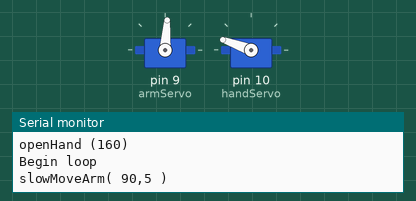
The sketch below on a simulated Arduino Uno, built with avr-gcc and run on an emulated ATmega328P. Shown: 2 × servo, the last lines printed to the serial monitor.

Above: at 1.05 s.
At 5.45 s:
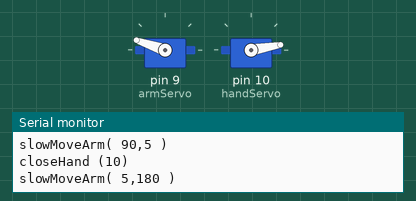
At 10.65 s:
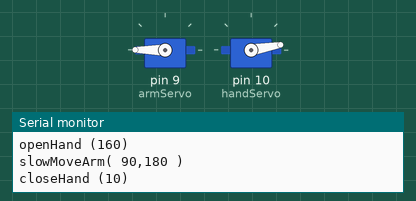
At 15.25 s:
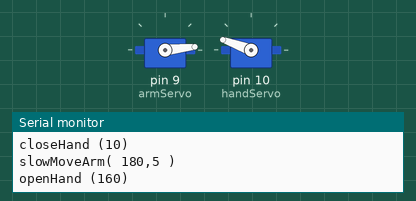
Timing chart, 0 to 20.9 s (numbered marks = the images above):
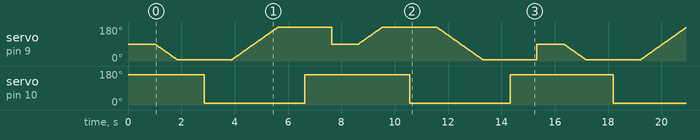

The sketch:

Robot_Arm_v1b.ino
```cpp
/*
Children's Museum of Bozeman STEAMlab
Robotic Arm Sketch #1
"What Should I Do With The Empty Roll?"

Use a robotic arm to move an empty toilet paper roll from one side of
an exhibit to the other ... perpetually.

 Sweep a servo back and forth through its full range of motion.

Adapted from SparkFun SIK

Servos:
 A "servo", short for servomotor, is a motor that includes
 feedback circuitry that allows it to be commanded to move to
 specific positions. The two servos used here are on the small side. Larger servos
 are used extensively in robotics to control mechanical arms,
 hands, etc. You could use a small servo to make a (tiny) robot arm,
 aircraft control surface, or anywhere something needs to be
 moved to specific positions.

Hardware connections:
 The servo has a cable attached to it with three wires.
 Because the cable ends in a socket, you could use jumper wires
 to connect between the Arduino and any one servo. In this case, since
 There are more than one servo, it's best to use a breadboard to
 interface with the Arduino.

 Connect the RED wire (power) to 5 Volts (5V)
 Connect the WHITE wire (signal) to digital pin 9
 Connect the BLACK wire (ground) to ground (GND)

 Note that servos can use a lot of power, which can cause your
 Arduino to reset or behave erratically. If you're using large
 servos or many of them, it's best to provide them with their
 own separate 5V supply. See this Arduino Forum thread for info:
 http://www.arduino.cc/cgi-bin/yabb2/YaBB.pl?num=1239464763

 This sketch adapted from one written by SparkFun Electronics,
 with lots of help from the Arduino community.
 This code is completely free for any use.
 Visit http://learn.sparkfun.com/products/2 for SIK information.
 Visit http://www.arduino.cc to learn about the Arduino.

 */


// If we had to write a sketch to control a servo from scratch,
// it would be a lot of work. Fortunately, others have done the
// hard work for you. We're going to include a "library"
// that has the functions needed to drive servos.

// A library is an set of additional functions you can add to
// your sketch. Numerous libraries are available for many uses,
// see http://arduino.cc/en/Reference/Libraries for information
// on the standard libraries, and Google for others. When you're
// using a new part, chances are someone has written a library
// for it.

#include <Servo.h>  // servo library

// Once you "include" a library, you'll have access to those
// functions. You can find a list of the functions in the servo
// library at: http://arduino.cc/en/Reference/Servo
// Most libraries also have example sketches you can load from
// the "file/examples" menu.
//
// In this sketch, we will use the XXX.write(POS) function.  This
// function allows us to move servo XXX to position POS, where POS
// is a number from 0 to `180.  Most servos can move 180 degrees.
// Some servos can move 360 degrees.


// Now we'll create a servo "object", called myservo. You should
// create one of these for each servo you want to control.
// You can control a maximum of twelve servos on the Uno
// using this library. (Other servo libraries may let you
// control more). Note that this library disables PWM on
// pins 9 and 10!

Servo armServo;  // servo control object for the robotic arm
Servo handServo;  // servo control object for the robotic hand

int delaySpeed = 1000;  // delay between servo actions
int openHandPos = 160;  // the position, in degrees, of the servo position of an open robot hand
int closeHandPos = 10;  // the position, in degrees, of the servo position of a closed robot hand
int armSpeed = 2;       // the speed with which the arm moves to deposit the toilet paper roll (1 = slowest, 2 = faster, etc.)

void setup()
{
  // We'll write some notes to the serial monitor as we go
  Serial.begin(9600);

  // We'll now "attach" the armServo object to digital pin 9
  // and the handServo object to digital pin 10.
  // If you want to control more than one servo, attach more
  // servo objects to the desired pins (must be digital).

  // Attach tells the Arduino to begin sending control signals
  // to the servo. Servos require a continuous stream of control
  // signals, even if you're not currently moving them.
  // While the servo is being controlled, it will hold its
  // current position with some force. If you ever want to
  // release the servo (allowing it to be turned by hand),
  // you can call servo1.detach().

  armServo.attach(9);  // the arm uses pin 9
  handServo.attach(10); // the hand uses pin 10
  // the servos will initialize at 90 degrees, once attached.
  // this is home position, and where the arm begins.

  // open the hand to begin our process
  openHand(openHandPos);
}


void loop()
{
  Serial.println("Begin loop");

  // the object begins at 0 degrees
  // move to the object, pick it up, bring it to th eother side & drop it
  slowMoveArm(90, 5, armSpeed);         // move to the object
  closeHand(closeHandPos);              // pick it up
  slowMoveArm(5, 180, armSpeed);        // bring it to the other side
  openHand(openHandPos);                // drop it
  armServo.write(90);                   // return to home position
  delay(delaySpeed);

  // now the object is at 180 degrees
  slowMoveArm(90, 180, armSpeed);        // move to the object
  closeHand(closeHandPos);               // pick it up
  slowMoveArm(180, 5, armSpeed);         // bring it to th eoriginal side
  openHand(openHandPos);                 // drop it
  armServo.write(90);                    // return to home position
  delay(delaySpeed);

  Serial.println("END of loop");
}


// this function slowly moves the arm from one position to another
// hardcoded to the 'armServo' object
void slowMoveArm(int thisPos, int nextPos, int armSpeed)
{
  Serial.print("slowMoveArm( ");
  Serial.print(thisPos);
  Serial.print(",");
  Serial.print(nextPos);
  Serial.println(" )");

  if(thisPos < nextPos)
  {
    for(int x = thisPos; x <= nextPos; x=x+armSpeed)
    {
      armServo.write(x);  // move to next position
      delay(20);          // short pause to allow it to move
    }
  }
  else
  {
    for(int x = thisPos; x >= nextPos; x=x-armSpeed)
    {
      armServo.write(x);  // move to next position
      delay(20);          // short pause to allow it to move
    }
  }
  delay(delaySpeed);
}

//function to open the hand
void openHand(int pos)
{
  Serial.print("openHand (");
  Serial.print(pos);
  Serial.println(")");
  handServo.write(pos);
  delay(delaySpeed);
}

//function to close the hand
void closeHand(int pos)
{
  Serial.print("closeHand (");
  Serial.print(pos);
  Serial.println(")");
  handServo.write(pos);
  delay(delaySpeed);
}
```

Measured:
- by itself, servo on pin 9 (armServo): moves between 5° and 180°, repeating every 15.3 s
- by itself, servo on pin 10 (handServo): alternates 160° for 3.9 s and 10° for 3.8 s
